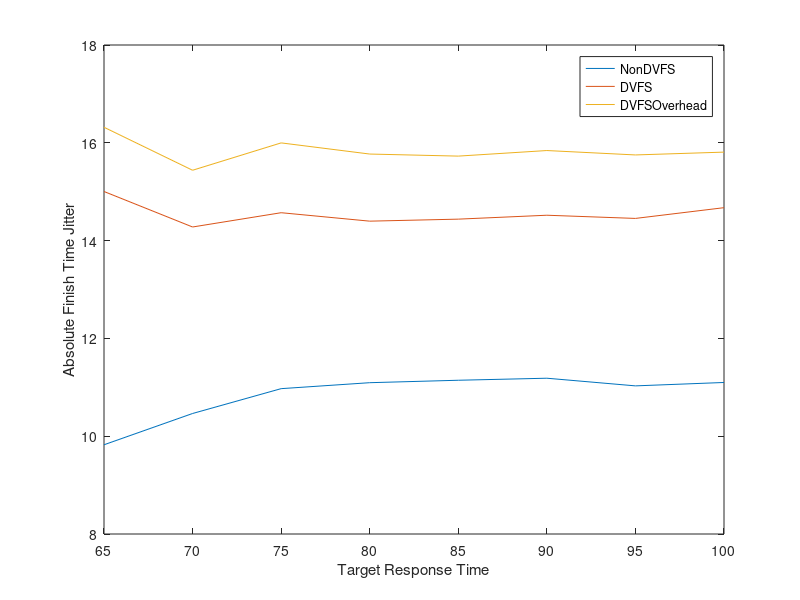

MATLAB code to generate this figure:
M1=csvread('Total_csv_1/Total_NonDVFS.2.csv');
M2=csvread('Total_csv_1/Total_DVFS.NonOverhead.2.csv');
M3=csvread('Total_csv_1/Total_DVFS.Overhead.2.csv');
x_axis = M1(:, 1);
y_axis1 = M1(:, 3);
y_axis2 = M2(:, 3);
y_axis3 = M3(:, 3);
plot(x_axis, y_axis1, x_axis, y_axis2, x_axis, y_axis3);
xlabel("Target Response Time");
ylabel("Absolute Finish Time Jitter");
legend({'NonDVFS','DVFS','DVFSOverhead'});


